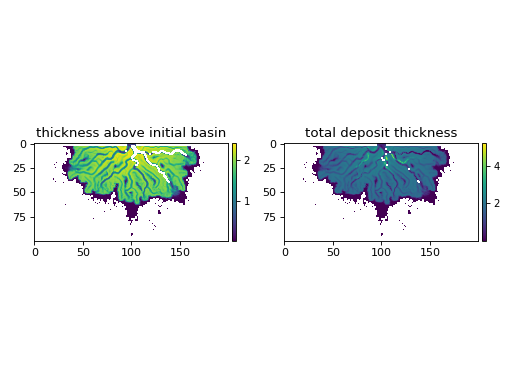

Python code for this plot:
import matplotlib.pyplot as plt
import numpy as np
from deltametrics.plot import append_colorbar
from deltametrics.sample_data.sample_data import golf
from deltametrics.strat import compute_thickness_surfaces
#
golfcube = golf()
deposit_thickness0 = compute_thickness_surfaces(
    golfcube["eta"][-1, :, :], golfcube["eta"][0, :, :]
)
deposit_thickness1 = compute_thickness_surfaces(
    golfcube["eta"][-1, :, :], np.min(golfcube["eta"], axis=0)
)
#
fig, ax = plt.subplots(1, 2)
im = ax[0].imshow(deposit_thickness0)
_ = append_colorbar(im, ax=ax[0])
_ = ax[0].set_title("thickness above initial basin")
im = ax[1].imshow(deposit_thickness1)
_ = append_colorbar(im, ax=ax[1])
_ = ax[1].set_title("total deposit thickness")
plt.tight_layout()
